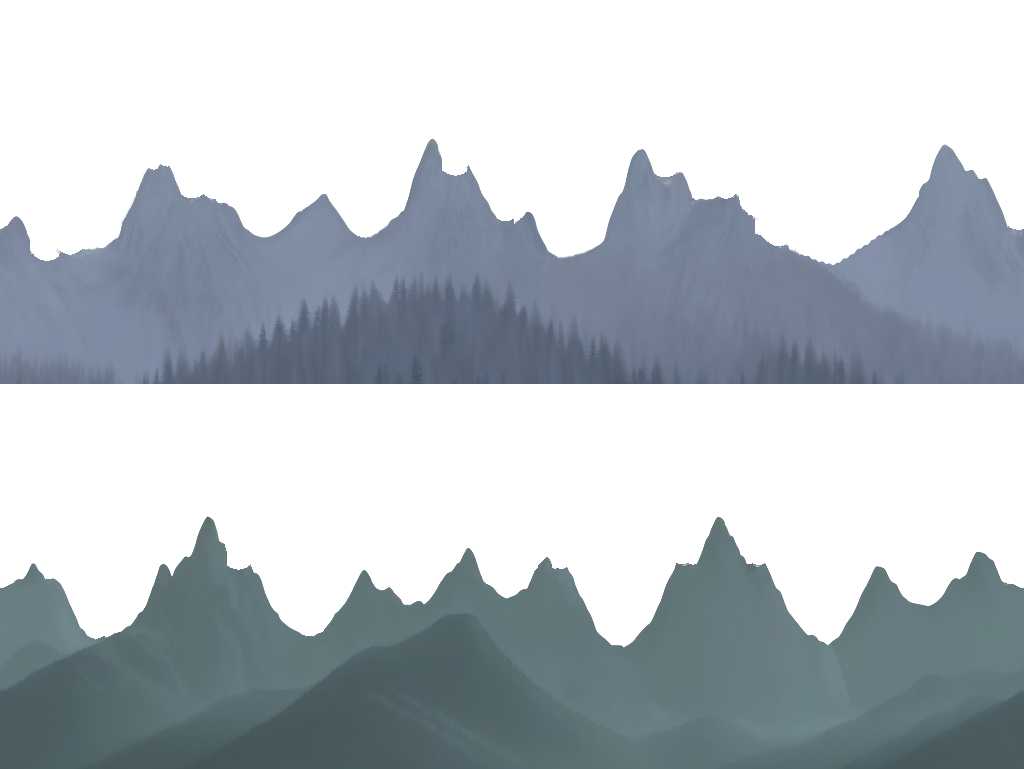
#> input picture core/test-data/hills/forest.png, 1024 x 769 px
$ python fill.py ../../core/test-data/hills/forest.png
#> lines starting #> are read from the running program, lines starting #| are printed output that depends on the picture; after the words box and inside, x2 and y2 are one past the last pixel; in counts of white or black regions, pixels touching at a corner belong together
"""Fills the holes under the range's ridge in the forest page's l1 (r466).

    python3 tools/r466-range-holes/fill.py [--region l0|l1] [--check] [--show OUT.png]

The range strip (core/test-data/hills/forest.png, region l1) was cut with pockets under its ridge: overhanging nubs
beside the peaks and stepped, see-through cut-outs between them, the sky (and the shadow lab's setting sun) showing
through. Here every pixel of a column below that column's ridge (its first pixel at alpha 128 or more, and the pixel
under it, the ridge's own soft edge) is made opaque. Filled straight down, the nubs either side of a pocket would leave a
slot with upright walls between them, so near a hole the ridge is first closed: a dip narrower than 2 DIP + 1 columns
is raised to the lower of its two sides, sagging into a saddle (SAG of its width at its middle). A filled pixel's colour is what it had over what diffuses in from the opaque
pixels around it, and so does a clear pixel's next to the new edge. The ridge line stays the strip's only edge. Rewrites forest.png in place, the other region untouched.
--region: l1 (the default) or l0, the far peaks, whose pockets r467 filled the same way after tools/r467-far-peaks/cut.py.
--check: exits 1 when a hole is left (nothing written). --show: the result on magenta, what changed in red.
"""
import os
import sys

import numpy as np
from PIL import Image

HERE = os.path.dirname(os.path.abspath(__file__))
PNG = os.path.join(HERE, "..", "..", "core", "test-data", "hills", "forest.png")
W, H = 1024, 384
REGIONS = {"l0": 0, "l1": 385}  # each region's first row in forest.atlas
DIP, NEAR, SAG = 12, 16, 0.2  # half the widest dip closed; how far from a hole; how deep a closed dip sags, per column


def ridge(alpha):
    return np.argmax(alpha >= 128, axis=0)


def holes(alpha):
    """The pixels under the ridge, a pixel below its soft edge, that are not opaque."""
    rows = np.arange(alpha.shape[0])[:, None]
    return (rows >= ridge(alpha)[None, :] + 2) & (alpha < 255)


def window(profile, k, pick):
    """pick (np.min or np.max) over each column's 2k + 1 neighbours; the strip loops."""
    return pick(np.stack([np.roll(profile, d) for d in range(-k, k + 1)]), axis=0)


def closed_ridge(alpha):
    """The ridge, its dips narrower than 2 DIP + 1 closed in the columns within NEAR of a hole."""
    top = ridge(alpha)
    near = window(holes(alpha).any(axis=0), NEAR, np.max)
    closed = window(window(top, DIP, np.min), DIP, np.max)  # a row index: min is the higher ridge
    raised = near & (closed < top)
    out = top.copy()
    for s, e in runs(raised):  # a flat shelf reads as a ruler line: let it sag into a saddle
        xs = np.arange(s, e + 1) % W
        t = (np.arange(s, e + 1) - s + 1) / (e - s + 2)
        out[xs] = np.minimum(top[xs], np.rint(closed[xs] + SAG * (e - s + 1) * 4 * t * (1 - t)).astype(top.dtype))
    return out


def runs(mask):
    """The [start, end] of each run of True columns, a run across the strip's loop as one (end past W)."""
    if mask.all():
        return [(0, W - 1)]
    shift = int(np.argmin(mask))  # start the walk on a False column
    found, start = [], None
    for i in range(W + 1):
        x = (shift + i) % W
        if mask[x] and start is None:
            start = shift + i
        elif not mask[x] and start is not None:
            found.append((start % W, start % W + (shift + i - start) - 1))
            start = None
    return found


def diffuse(rgb, known):
    """Every unknown pixel the mean of its known 4-neighbours, grown inward until none is left."""
    rgb, known = rgb.astype(np.float64), known.copy()
    while not known.all():
        acc, cnt = np.zeros_like(rgb), np.zeros(known.shape)
        for dy, dx in ((1, 0), (-1, 0), (0, 1), (0, -1)):
            k = np.roll(known, (dy, dx), (0, 1))
            acc += np.roll(rgb, (dy, dx), (0, 1)) * k[..., None]
            cnt += k
        grow = ~known & (cnt > 0)
        rgb[grow] = acc[grow] / cnt[grow][:, None]
        known |= grow
    return rgb


def fill(strip):
    alpha = strip[..., 3]
    top, ridge_top = closed_ridge(alpha), ridge(alpha)
    rows = np.arange(H)[:, None]
    # under the closed ridge; where it was raised, from the new ridge down, else under the old soft edge
    under = rows >= np.where(top < ridge_top, top, ridge_top + 2)[None, :]
    colour = diffuse(strip[..., :3], alpha == 255)
    a = (alpha / 255)[..., None]
    out = strip.copy()
    out[..., :3] = np.where(under[..., None], strip[..., :3] * a + colour * (1 - a), strip[..., :3])
    out[..., 3] = np.where(under, 255, alpha)
    return bleed(out, colour)


def bleed(strip, colour):
    """A clear pixel beside a seen one, its colour 0, given the colour around it: the reader draws with Linear, and the
    0 bleeds into the edge as a dark line (make_lab.py's clean keeps colour that close for the same reason)."""
    seen = strip[..., 3] > 0
    beside = np.zeros_like(seen)
    for dy in (-1, 0, 1):
        for dx in (-1, 0, 1):
            beside |= np.roll(seen, (dy, dx), (0, 1))
    beside[0] = beside[-1] = False  # np.roll wraps the rows: the strip loops across, not up
    blank = beside & ~seen & (strip[..., :3] == 0).all(axis=2)
    strip[blank, :3] = colour[blank]
    return strip


def main(argv):
    name = argv[argv.index("--region") + 1] if "--region" in argv else "l1"
    y0 = REGIONS[name]
    page = np.array(Image.open(PNG).convert("RGBA"))
#> page is the input picture: shape (769, 1024, 4); mean R, G, B, A 47.9, 55.2, 60.9, 115.9
    strip = page[y0:y0 + H].astype(np.float64)
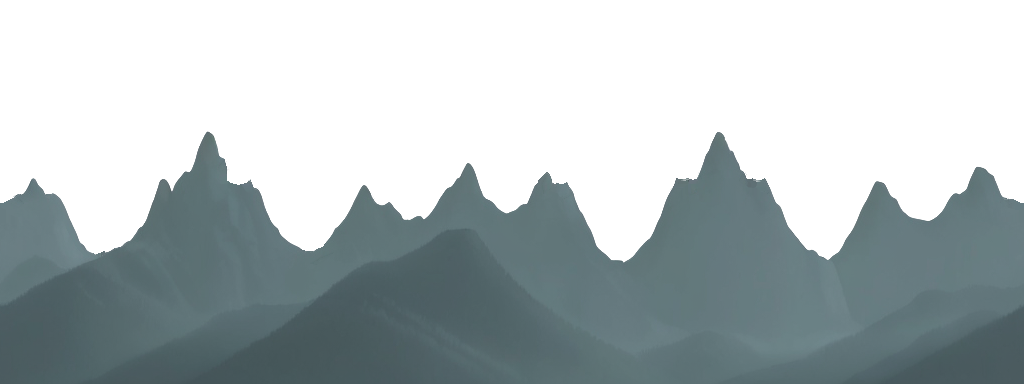
#> strip: shape (384, 1024, 4) float64; mean R, G, B, A 43.6, 52.9, 54.8, 118.7; transparent parts drawn white
    hole = holes(strip[..., 3])
#> in holes, `return (rows >= ridge(alpha)[None, :] + 2) & (alpha < 255)`: returned value: shape (384, 1024) bool; every value is 0
    if "--check" in argv:
        print(f"{name}: {int(hole.sum())} pixels not opaque under the ridge")
        return 1 if hole.any() else 0
    out = page.copy()
    out[y0:y0 + H] = np.rint(fill(strip)).astype(np.uint8)
#> in closed_ridge, `top = ridge(alpha)`: top = 1024 values, max 262 at index 623, min 132 at index 206, mean 205.2
#> in closed_ridge, `closed = window(window(top, DIP, np.min), DIP, np.max)`: closed = 1024 values, max 257 at index 608, min 132 at index 206, mean 204.4
#> in closed_ridge, `out = top.copy()`: out has the same summary as top
#> in runs, `shift = int(np.argmin(mask))`: shift = 0
#> in fill, `top, ridge_top = closed_ridge(alpha), ridge(alpha)`: ridge_top has the same summary as top in closed_ridge
#> in fill, `under = rows >= np.where(top < ridge_top, top, ridge_top + 2)[None, :]`:
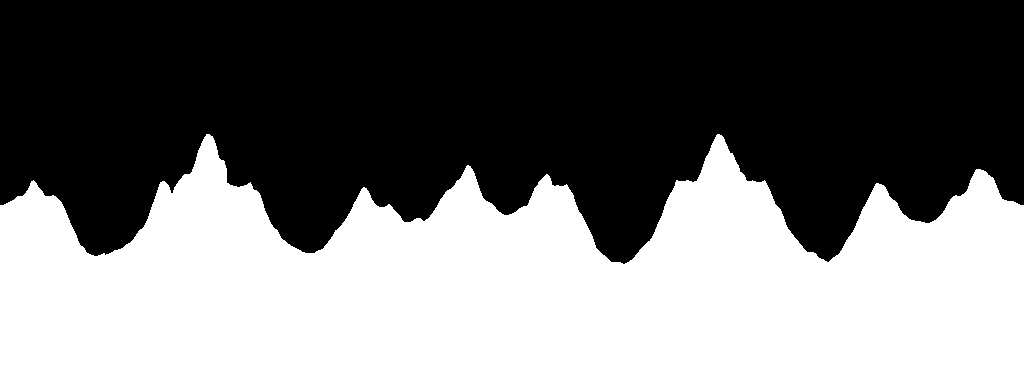
#> under: shape (384, 1024) bool; 46% white; 1 white region, box (x1, y1, x2, y2) and area: (0, 134, 1024, 384) 181056
#> in diffuse, `rgb, known = rgb.astype(np.float64), known.copy()`: known: shape (384, 1024) bool; 46.4% white; 1 white region, box (x1, y1, x2, y2) and area: (0, 132, 1024, 384) 182508
#> the loop in diffuse, `while not known.all():` made 120 passes
#> pass 1, in diffuse, `grow = ~known & (cnt > 0)`:
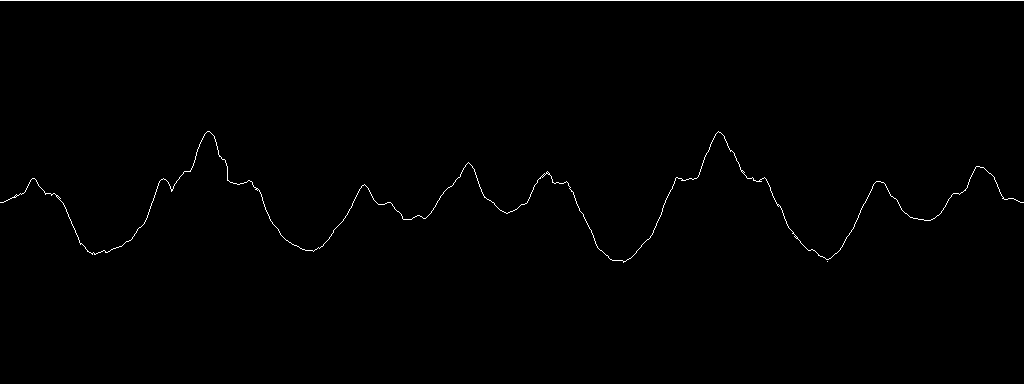
#> grow: shape (384, 1024) bool; 0.65% white in thin lines or dots, all inside (x1, y1, x2, y2) = (0, 0, 1024, 263)
#> after the loop in diffuse, `while not known.all():`:
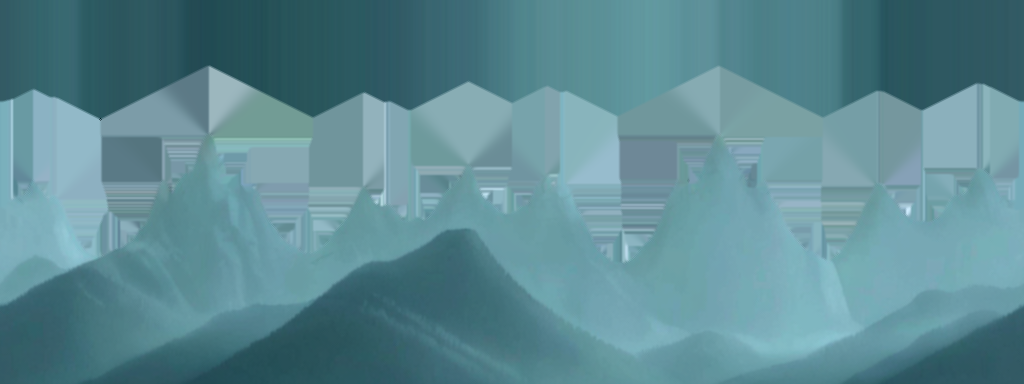
#> acc: shape (384, 1024, 3) float64; mean of channels 0, 1, 2 369.3, 442.9, 458.2; drawn with min black and max white
#> after the loop in diffuse, `while not known.all():`:
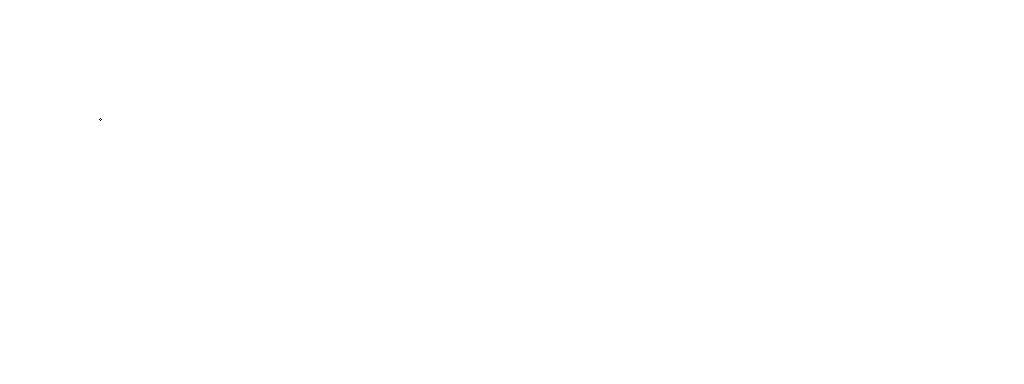
#> cnt: shape (384, 1024) float64; values 3 (black) and 4 (white), 100% white; black in thin lines or dots, all inside (x1, y1, x2, y2) = (99, 118, 102, 121)
#> after the loop in diffuse, `while not known.all():`: known: shape (384, 1024) bool; every value is 1
#> after the loop in diffuse, `while not known.all():`:
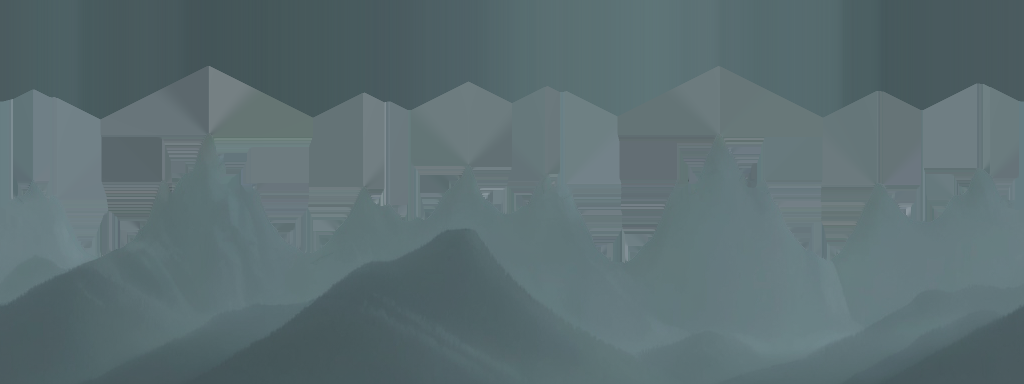
#> rgb: shape (384, 1024, 3) float64; mean of channels 0, 1, 2 92.3, 110.7, 114.6; drawn as R, G, B
#> in bleed, `seen = strip[..., 3] > 0`: seen: shape (384, 1024) bool; 46.7% white; 1 white region, box (x1, y1, x2, y2) and area: (0, 131, 1024, 384) 183623
#> after the loop in bleed, `for dy in (-1, 0, 1):`: beside: shape (384, 1024) bool; 47.5% white; 2 white regions, box (x1, y1, x2, y2) and area: (0, 130, 1024, 384) 185905, (0, 0, 1024, 1) 1024
#> in bleed, `beside[0] = beside[-1] = False`:
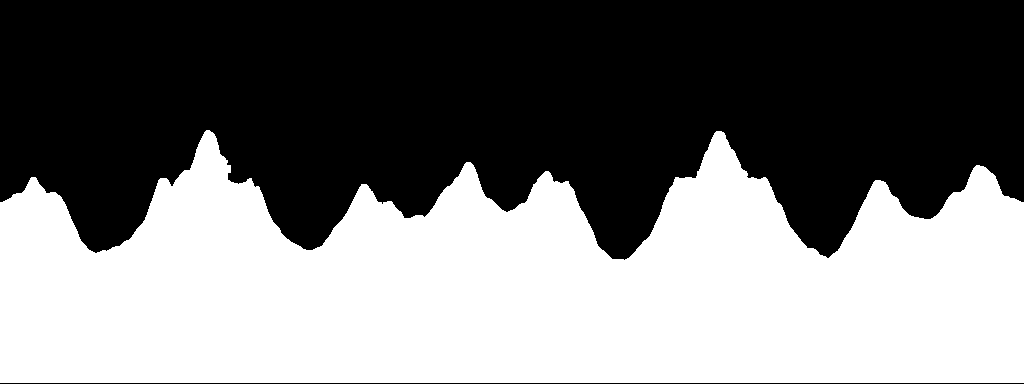
#> beside: shape (384, 1024) bool; 47% white; 1 white region, box (x1, y1, x2, y2) and area: (0, 130, 1024, 383) 184881
    if "--show" in argv:
        img = Image.new("RGBA", (W, H), (255, 0, 255, 255))
        img.alpha_composite(Image.fromarray(out[y0:y0 + H]))
        img = np.array(img)
        img[(out[y0:y0 + H] != page[y0:y0 + H]).any(axis=2)] = (255, 0, 0, 255)
        Image.fromarray(img).save(argv[argv.index("--show") + 1])
        return 0
    Image.fromarray(out).save(PNG, optimize=True)
    print(f"{name}: {int(hole.sum())} holes filled, {int((out != page).any(axis=2).sum())} pixels changed; {PNG}")
#| l1: 0 holes filled, 0 pixels changed; tools/r466-range-holes/../../core/test-data/hills/forest.png
    return 0


if __name__ == "__main__":
    sys.exit(main(sys.argv[1:]))
#> (the program exits here)
